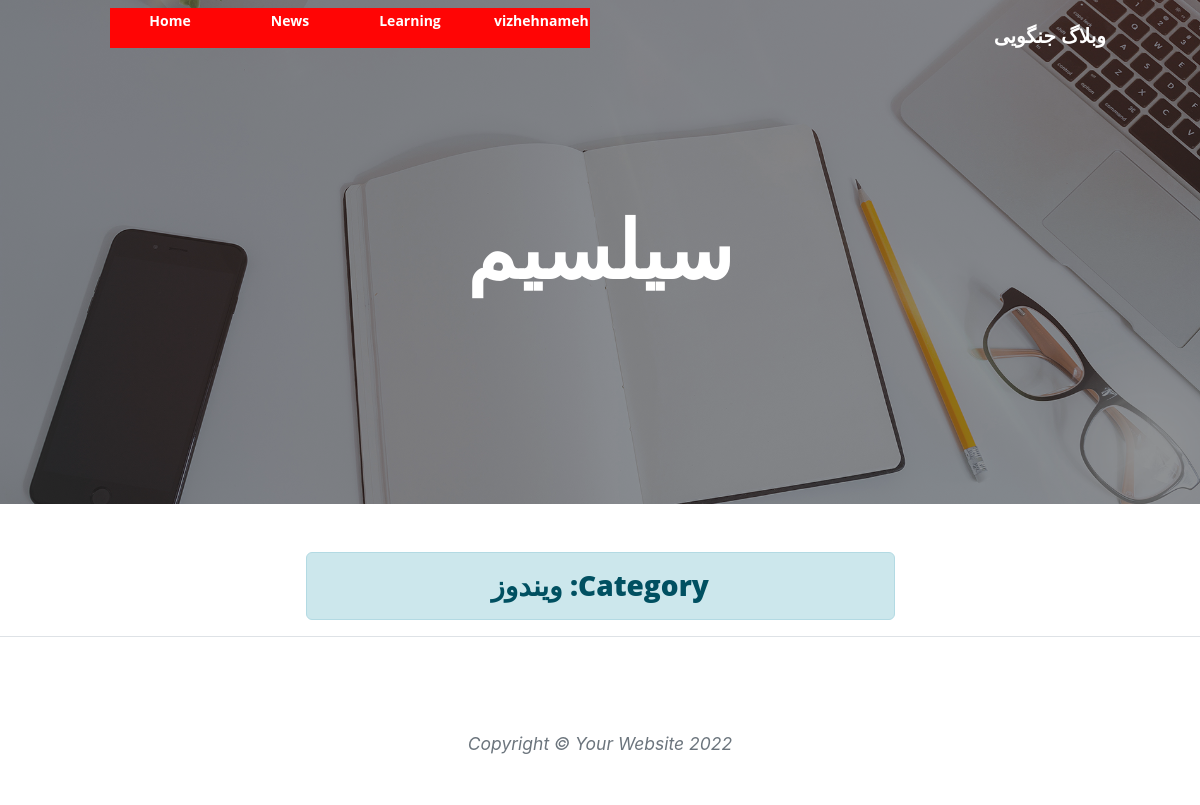
Screenshot of /category/windos with the database file from the repository.
### blog/models.py (models this page shows, shortened)
class Category(models.Model):
    parent = models.ForeignKey('self',default=None,null=True,blank=True,on_delete=models.SET_NULL,related_name="children",verbose_name="subordinate")
    title=models.CharField(max_length=200,)
    slug=models.SlugField(max_length=100,unique=True)
    status=models.BooleanField(default=True,verbose_name="Will it be displayed for you ?")
    position=models.IntegerField()
    class Meta :
        verbose_name="category"
        verbose_name_plural="categorys"
        ordering=['parent__id','position']
    objects = CategoryManager()

### blog/views.py (the view)
# urls.py: path('category/<slug:slug>',category,name="category"),
def category(request,slug,page=1):
    category= get_object_or_404(Category,slug=slug,status="True")
    articles_list=category.articles.published()
    paginator=Paginator(articles_list,6)
    articles=paginator.get_page(page)
    context={
        "category":category,
        "articles":articles,
    }
    return render (request,"blog/category.html",context)

### blog/models.py (called while the page is built)
    def published(self):
        return self.filter(status='p')

    def active(self):
        return self.filter(status=True)

### blog/templatetags/base_tags.py (called while the page is built)
@register.simple_tag
def title():
    return"وبلاگ جنگویی "

@register.inclusion_tag("blog/partials/category_navbar.html")
def category_navbar():
    return {
        "category":Category.objects.filter(status=True)
    }

### blog/templates/blog/category.html (shortened to what this page needs)
{% extends 'blog/base.html' %}
 {% load static %}
{% block main %}
  <header class="masthead" style="background-image:url('{% static "blog/assets/img/home-bg.jpg" %}')">
    <div class="container position-relative px-4 px-lg-5">
        <div class="row gx-4 gx-lg-5 justify-content-center">
            <div class="col-md-10 col-lg-8 col-xl-7">
                <div class="site-heading">
                    <h1>سیلسیم</h1>
                </div>
            </div>
        </div>
    </div>
  </header>
<div class="container px-4 px-lg-5">
    <div class="row gx-4 gx-lg-5 justify-content-center">
        <div class="col-md-10 col-lg-8 col-xl-7">
            <h3 class="alert alert-primary text-center" > Category: {{ category.title }}</h3>
        </div>
    </div>
</div>
{% endblock %}

### blog/templates/blog/partials/category_navbar.html (shortened to what this page needs)
<div class="collapse navbar-collapse nav " id="navbarResponsive">
    <ul >
        <li class="nav-item">
            <a class="nav-link " href="{% url 'blog:home'%}">Home</a>
        </li>
        {% for cat in category %}
            {% if cat.parent == None %}
                <li class="nav-item">
                    <a class="nav-link"  href="{% url 'blog:category' cat.slug %}"> {{cat.title}} </a>
                </li>
            {% endif %}
        {% endfor %}
    </ul>
</div>

### blog/static/blog/css/rtl.css (style rules this page uses)
body { font-family:"Sahel"; font-size:14px; direction:rtl; text-align:right; }
.nav-item { direction: ltr; float: left; }
.nav-link { color: white !important; }
.nav { direction:ltr; }
.nav li { width: 120px; height: 40px; font-size: 14px; line-height: 26px; list-style: none; text-align: center; background:#ff0505; }
.nav li a { color:#fff !important; font-weight: bold; }
.nav ul li a { text-decoratio:none; color:#000000; display:block; transition: .3s background-color; padding:0 24px; }
.nav a { border-bottom:none; }

### rows the page displays
Category: title "News"
Category: title "Learning"
Category: title "vizhehnameh"
Category: title "ویندوز"
